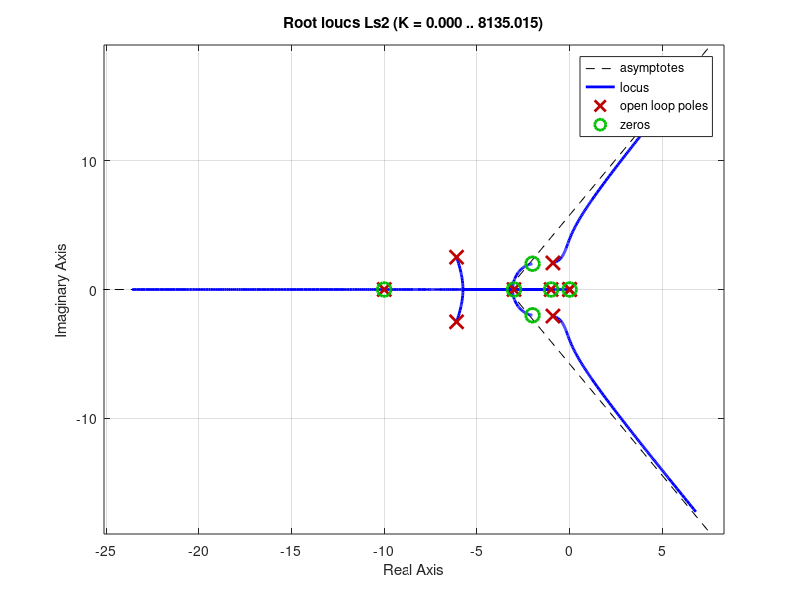
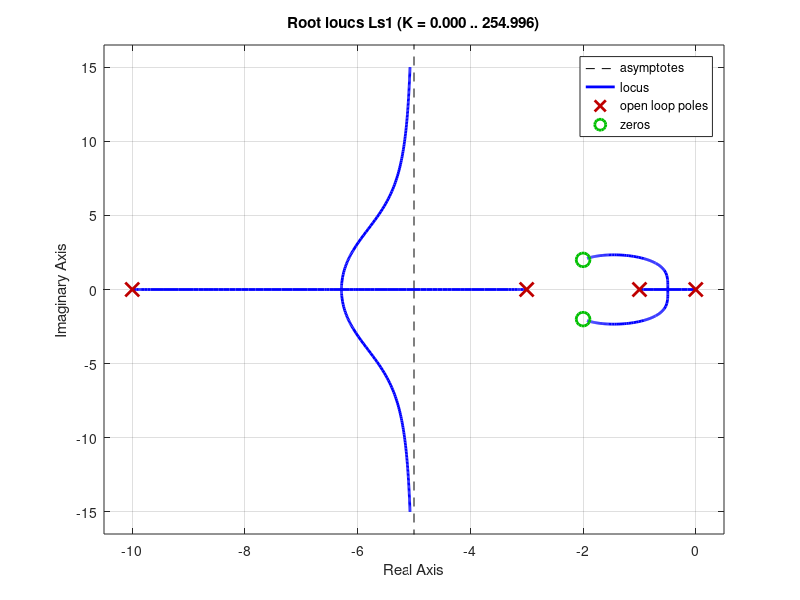

Recreate these plots in MATLAB, in order.
Gp=tf([1,4,8],[1,4,3,0]);
Gsens=tf(1,[1,10]);
%%

Kc=27.55;
KI=1
Gc=tf([27.55,KI],[1,0]);


%%
Kc=27.55;
s=tf('s');
Ls2=Gsens*Gp/(s*(1+Kc*Gsens*Gp))
rlocus(Ls2)

%%
figure
Ls1=Gsens*Gp
rlocus(Ls1)